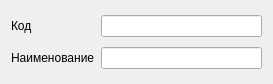
<?xml version="1.0" encoding="UTF-8"?>
<ui version="4.0">
 <class>Form</class>
 <widget class="QWidget" name="Form">
  <property name="geometry">
   <rect>
    <x>0</x>
    <y>0</y>
    <width>273</width>
    <height>84</height>
   </rect>
  </property>
  <property name="windowTitle">
   <string>Form</string>
  </property>
  <layout class="QGridLayout" name="gridLayout">
   <item row="0" column="0">
    <widget class="QLabel" name="label">
     <property name="text">
      <string>Код</string>
     </property>
    </widget>
   </item>
   <item row="0" column="1">
    <widget class="QLineEdit" name="lineEditCode"/>
   </item>
   <item row="1" column="0">
    <widget class="QLabel" name="label_2">
     <property name="text">
      <string>Наименование</string>
     </property>
    </widget>
   </item>
   <item row="1" column="1">
    <widget class="QLineEdit" name="lineEditName"/>
   </item>
  </layout>
 </widget>
 <resources/>
 <connections/>
</ui>
